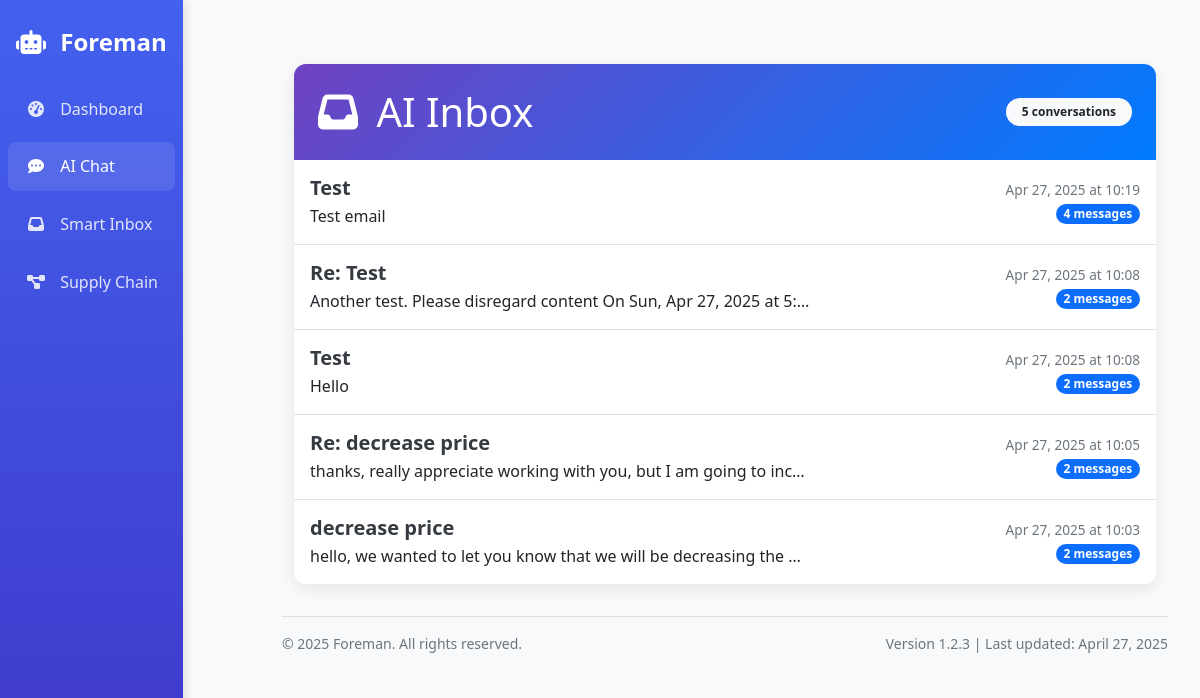
Before: /mail/threads/ with the older database file.
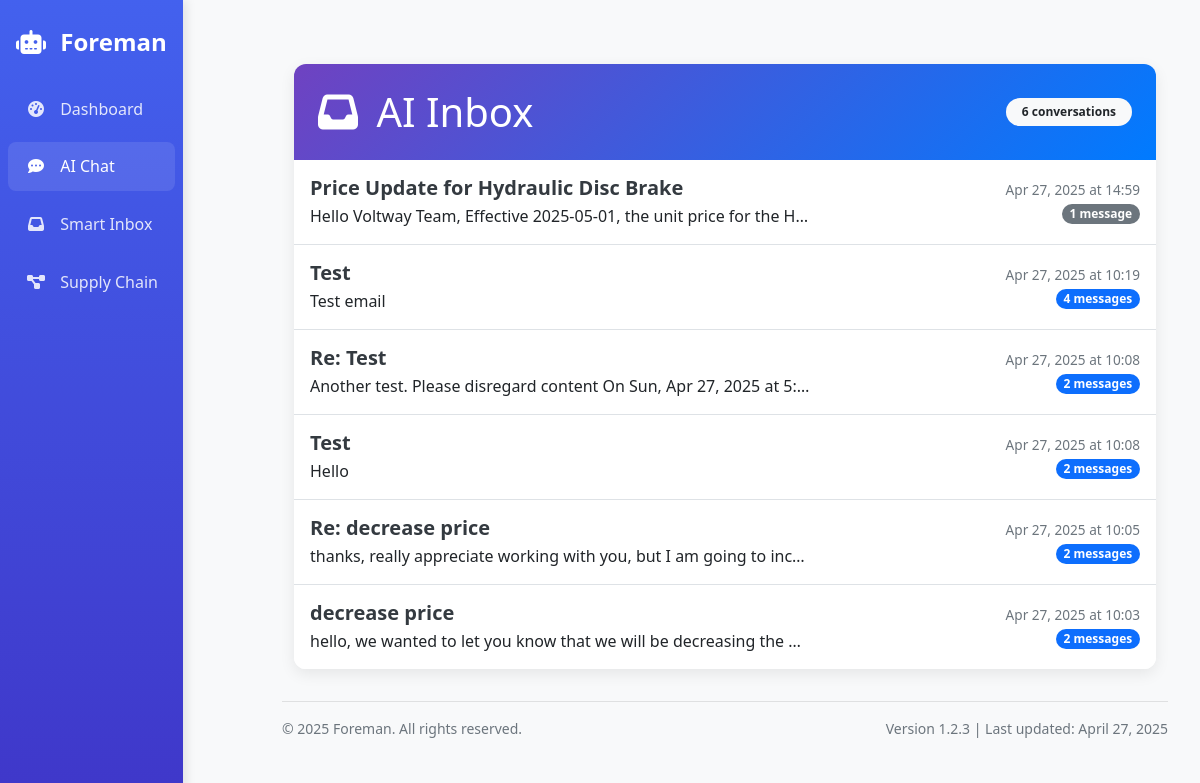
After: the same page with the newer database file.
### mail/models.py (models this page shows, shortened)
class Thread(models.Model):
    thread_id  = models.CharField(max_length=255, unique=True)
    subject    = models.CharField(max_length=255, blank=True)
    created_at = models.DateTimeField(auto_now_add=True)

class Message(models.Model):
    INBOUND  = "in"
    OUTBOUND = "out"
    DIRECTION_CHOICES = [
        (INBOUND,  "Inbound"),
        (OUTBOUND, "Outbound"),
    ]
    thread       = models.ForeignKey(Thread,
                                     related_name="messages",
                                     on_delete=models.CASCADE)
    message_id   = models.CharField(max_length=255, unique=True)
    in_reply_to  = models.CharField(max_length=255, blank=True, null=True)
    from_address = models.CharField(max_length=255)
    to_addresses = models.TextField(blank=True)
    subject      = models.CharField(max_length=255, blank=True)
    body         = models.TextField(blank=True)
    direction    = models.CharField(max_length=3,
                                    choices=DIRECTION_CHOICES)
    timestamp    = models.DateTimeField()
    class Meta:
        ordering = ["timestamp"]

### mail/views.py (the view)
# urls.py: path("threads/", views.thread_list, name="thread_list"),
def thread_list(request):
    threads = Thread.objects.order_by("-created_at")
    return render(request, "mail/threadlist.html", {"threads": threads})

### mail/templates/mail/threadlist.html (shortened to what this page needs)
{% extends "base.html" %}
{% block chat_active %}active{% endblock %}
{% block content %}
  <div class="container">
    <div class="inbox-container">
      <div class="inbox-header">
        <div class="d-flex justify-content-between align-items-center">
          <h1 class="mb-0"><i class="fas fa-inbox me-2"></i> AI Inbox</h1>
          <span class="badge bg-light text-dark rounded-pill px-3 py-2">{% if threads %}{{ threads|length }}{% else %}0{% endif %} conversations</span>
        </div>
      </div>
      <div class="inbox-body">
        {% if threads %}
          <div class="list-group list-group-flush">
            {% for t in threads %}
              <a href="{% url 'mail:thread_detail' t.id %}" class="list-group-item list-group-item-action thread-item p-3">
                <div class="d-flex justify-content-between align-items-center">
                  <div>
                    <h5 class="thread-subject mb-1">{{ t.subject|default:"(no subject)" }}</h5>
                    <p class="mb-0 text-truncate" style="max-width: 500px;">
                      {% if t.messages.first %}
                        {{ t.messages.first.body|truncatechars:100 }}
                      {% else %}
                        No messages in this thread
                      {% endif %}
                    </p>
                  </div>
                  <div class="text-end">
                    <div class="thread-date">{{ t.created_at|date:"M d, Y" }} at {{ t.created_at|time:"H:i" }}</div>
                    <div>
                      {% if t.messages.count > 1 %}
                        <span class="badge bg-primary rounded-pill">{{ t.messages.count }} messages</span>
                      {% else %}
                        <span class="badge bg-secondary rounded-pill">1 message</span>
                      {% endif %}
                    </div>
                  </div>
                </div>
              </a>
            {% endfor %}
          </div>
        {% else %}
          <div class="empty-state">
            <i class="fas fa-envelope-open fa-4x mb-3"></i>
            <h3>No conversations yet</h3>
            <p>Your inbox is empty</p>
          </div>
        {% endif %}
      </div>
    </div>
  </div>
  {% endblock %}

### templates/base.html (shortened to what this page needs)
{% load static %}
<!DOCTYPE html>
<html lang="en">
<head>
  <link href="https://cdnjs.cloudflare.com/ajax/libs/bootstrap/5.3.0/css/bootstrap.min.css" rel="stylesheet">
  <link href="https://cdnjs.cloudflare.com/ajax/libs/font-awesome/6.4.0/css/all.min.css" rel="stylesheet">
</head>
<body>
  <div class="sidebar">
    <div class="sidebar-brand">
      <i class="fas fa-robot me-2"></i> Foreman
    </div>
    <ul class="sidebar-nav nav flex-column">
      <li class="nav-item">
        <a class="nav-link" href="{% url 'dash:index' %}">
          <i class="fas fa-tachometer-alt"></i> <span>Dashboard</span>
        </a>
      </li>
      <li class="nav-item">
        <a class="nav-link {% block chat_active %}{% endblock %}" href="{% url 'chat:index' %}">
          <i class="fas fa-comment-dots"></i> <span>AI Chat</span>
        </a>
      </li>
      <li class="nav-item">
        <a class="nav-link" href="{% url 'mail:thread_list' %}">
          <i class="fas fa-inbox"></i> <span>Smart Inbox</span>
        </a>
      </li>
      <li class="nav-item">
        <a class="nav-link" href="supply">
          <i class="fas fa-project-diagram"></i> <span>Supply Chain</span>
        </a>
    </ul>
  </div>
  <div class="main-content">
    {% block content %}{% endblock %}
    <div class="footer">
      <div class="row">
        <div class="col-md-6">
          <p>&copy; 2025 Foreman. All rights reserved.</p>
        </div>
        <div class="col-md-6 text-md-end">
          <p>Version 1.2.3 | Last updated: April 27, 2025</p>
        </div>
      </div>
    </div>
  </div>
</body>
</html>

Changed rows visible on the page:
added Thread: subject "Price Update for Hydraulic Disc Brake", messages.first.body "Hello Voltway Team, Effective 2025-05-01, the unit price for the H…", created_at "Apr 27, 2025", created_at "14:59", shows "1 message"
Other visible differences:
{{ threads|length }}: "5" → "6"
